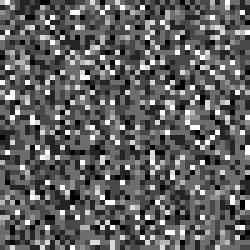
%> input picture Workshop4/small.png, 50 x 50 px (shown 5 times larger)
$ octave task1.m   (GNU Octave 9; MATLAB toolbox functions it lacks are replaced by stand-ins)
%> lines starting %> are read from the running program, lines starting %| are printed output that depends on the picture
img = imread('small.png');
%> img is the input picture: size 50x50 uint8; min 0, max 7, mean 2.66
%gimg = rgb2gray(img);

imshow(img);

imshow(img);
colorbar;
colormap gray;


imagesc(img);
colorbar;
colormap gray;

% So there are 8 greyscale levels
mi = min(min(img));
%> mi = 0
ma = max(max(img));
%> ma = 7

L = ma - mi + 1;
%> L = 8

% So i.e find(x > 2) returns a column vector which displays the line
% number positions, dont forgot in an array, it goes down the column first.
%

%pixel_Value = img;

Nk = [];
pixel_Value = [];


for i = 1:L %Loops through the number of values
    pixel_Value(i) = i - 1; % i - 1 is the actual pixel value, this in not needed but does place the number of pixels values in an array
    frequency = find(img == pixel_Value(i)); % frequency is now an column vector containing the line number positions
    Nk(i) = length(frequency); % Length is the number of elements within the frequency array. (Freqency is a colum vector displaying the linear positions of the given intensity level)
end
%> this loop made 8 passes
%> after the loop, Nk = [135 473 626 824 109 108 106 119]; pixel_Value = [0 1 2 3 4 5 6 7]

bar(pixel_Value,Nk, 0.2);
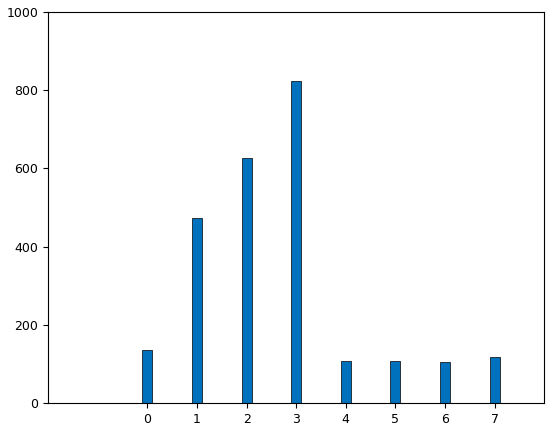
%> figure redrawn from the program's plot data; tallest bar 824 high, from x = 2.9 to 3.1
% So now bar displays
% pixelValue for the x coordinate, Nk for the y coordinate, and 20% width
